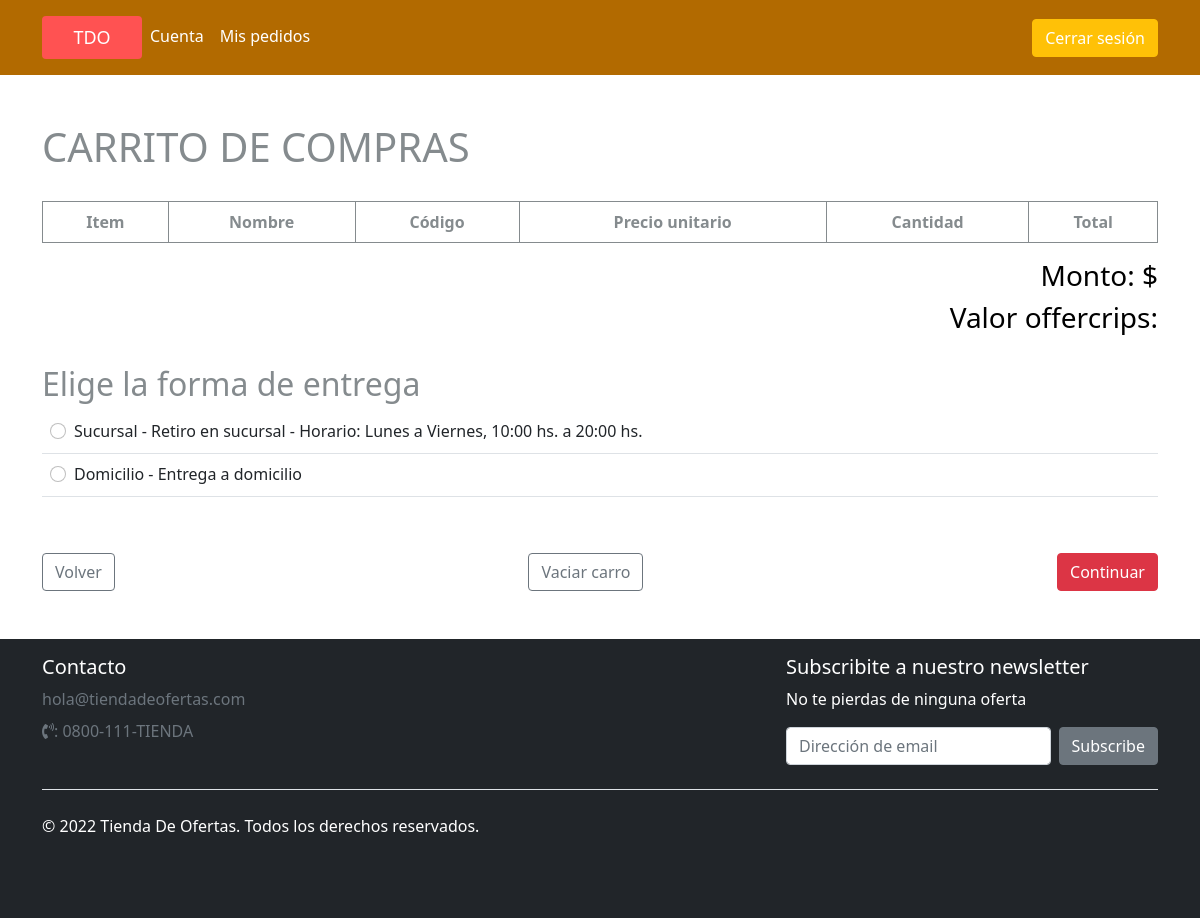
Screenshot of /codigo/SITIO/carro_2.php (signed in) with the database file from the repository.
### tables this page shows
CREATE TABLE `forma_envio` (
  `id_formaenvio` int(11) NOT NULL,
  `nombre_formaenvio` varchar(300) NOT NULL,
  `descripcion_formaenvio` varchar(300) NOT NULL,
  `activo_formaenvio` bit(1) NOT NULL
);

### codigo/SITIO/backend/funcionesBD.php (called while the page is built, shortened)
<?php
function conectarBD(){
	$conexion = new mysqli('localhost','root','','tienda_de_ofertas');
	$resultado = null;
	$error = null;
	if ( $conexion->connect_error)
		$error = "Problemas al conectar con la base de datos: ".$conexion->connect_error;
	else
		$resultado = $conexion;
	return array('resultado'=> $resultado,'error'=>$error);
}
function obtenerFormasEntrega($conexion){
	$sentencia = $conexion->prepare('SELECT * FROM forma_envio');
	$error = null;
	$resultado = null;
	if ( $sentencia ){
			if ( $sentencia->execute()){
				$items = $sentencia->get_result();
				$resultado = $items->fetch_all(MYSQLI_ASSOC);
			}else{
				$error = 'E - Problemas al obtener las formas de entrega. '.$sentencia->error;
			}
	}else{
		$error = 'P - Problemas al obtener las formas de entrega. '.$conexion->error;
	}
	return array('resultado' => $resultado, 'error' => $error);
}
?>

### codigo/SITIO/carro_2.php (the view, shortened to what this page needs)
<?php
include('backend/funcionesBD.php');
$conexion = conectarBD();
$formasEntrega = null;
if( $conexion['resultado'] != null ){
	$resultado = obtenerFormasEntrega($conexion['resultado']);
	if ( $resultado['resultado'] != null )
		$formasEntrega = $resultado['resultado'];
}
?>
<!DOCTYPE html>
<html class="h-100">
<head>
	<?php include('modulos/librerias.php');?>
</head>
<body class="d-flex flex-column h-100">
	<?php include('encabezado.php');?>
	<div class="container contenedor">
		<h1>CARRITO DE COMPRAS</h1>
		<div class="itemsCarro">
			<table class="table table-bordered tablaItems">
			  <thead>
			    <tr>
			      <th scope="col">Item</th>
			      <th scope="col">Nombre</th>
			      <th scope="col">Código</th>
			      <th scope="col">Precio unitario</th>
			      <th scope="col">Cantidad</th>
			      <th scope="col">Total</th>
			    </tr>
			  </thead>
			</table>
			<div class="infoCarro">
				<?php echo "<h3>Monto: $".$_SESSION['carro']['monto_carro']."</h3>";
					  echo "<h3>Valor offercrips:".$_SESSION['carro']['offercrips_carro']."</h3>";
				?>
			</div>
		</div>
	</div>
	<div class="container">
		<h2>Elige la forma de entrega</h2>
		<table class="table">
			<?php
				$totalFormasEnvio = count($formasEntrega);
				for ( $i=0; $i < $totalFormasEnvio; $i++){
					$info = "<tr><td><div class=\"form-check\"><input  class=\"form-check-input\" type=\"radio\" name=\"rbEntrega\" value=\"".$formasEntrega[$i]['id_formaenvio']."\"><label class=\"form-check-label\" for=\"".$formasEntrega[$i]['nombre_formaenvio']."\">".$formasEntrega[$i]['nombre_formaenvio']. " - ".$formasEntrega[$i]['descripcion_formaenvio']."</div><td></tr>";
					echo $info;
				}
			?>
		</table>
		<div class="contenedorBotones">
			<a class="btn btn-outline-secondary" href="carro_1.php">Volver</a>
			<button class="btn btn-outline-secondary" data-bs-toggle="modal" data-bs-target="#exampleModal">Vaciar carro</button>
			<button class="btn btn-danger" id="btnContinuar">Continuar</button>
		</div>
	</div>
	<?php include('pie.php');?>
</body>
</html>

### codigo/SITIO/css/estilos_generales.css (style rules this page uses)
body { color: #858b8e; }
.contenedor { display: flex; flex-flow: row wrap; justify-content: space-between; margin-top: 4%; }
.itemsCarro { margin-top: 2%; margin-bottom: 2%; width: 100%; }
.tablaItems { border: 1px solid #858b8e; color: #858b8e; vertical-align: baseline; }
.tablaItems th, .tablaItems td { text-align: center; }
.infoCarro { width: 100%; display: flex; flex-flow: column wrap; align-items: flex-end; color: black; }
.contenedorBotones { width: 100%; display: flex; flex-flow: row wrap; justify-content: space-between; margin-top: 5%; }

### rows the page displays
forma_envio: nombre_formaenvio "Sucursal", descripcion_formaenvio "Retiro en sucursal - Horario: Lunes a Viernes, 10:00 hs. a 20:00 hs."
forma_envio: nombre_formaenvio "Domicilio", descripcion_formaenvio "Entrega a domicilio"
